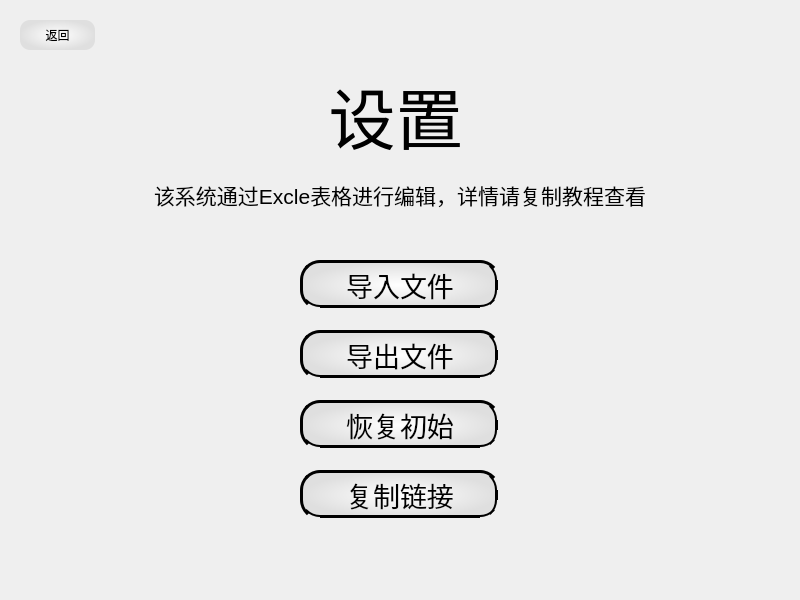
<?xml version="1.0" encoding="UTF-8"?>
<ui version="4.0">
 <class>configSetting</class>
 <widget class="QWidget" name="configSetting">
  <property name="geometry">
   <rect>
    <x>0</x>
    <y>0</y>
    <width>800</width>
    <height>600</height>
   </rect>
  </property>
  <property name="minimumSize">
   <size>
    <width>800</width>
    <height>600</height>
   </size>
  </property>
  <property name="maximumSize">
   <size>
    <width>800</width>
    <height>600</height>
   </size>
  </property>
  <property name="windowTitle">
   <string>成语竞猜-设置</string>
  </property>
  <property name="windowIcon">
   <iconset resource="Image/Image.qrc">
    <normaloff>:/icon/LD.jpg</normaloff>:/icon/LD.jpg</iconset>
  </property>
  <property name="styleSheet">
   <string notr="true">QWidget{
	border-radius:20px;
	border-width: 5px;
}</string>
  </property>
  <widget class="QLabel" name="label">
   <property name="geometry">
    <rect>
     <x>180</x>
     <y>70</y>
     <width>431</width>
     <height>91</height>
    </rect>
   </property>
   <property name="font">
    <font>
     <pointsize>50</pointsize>
    </font>
   </property>
   <property name="text">
    <string>设置</string>
   </property>
   <property name="alignment">
    <set>Qt::AlignCenter</set>
   </property>
  </widget>
  <widget class="QLabel" name="label_2">
   <property name="geometry">
    <rect>
     <x>50</x>
     <y>170</y>
     <width>700</width>
     <height>50</height>
    </rect>
   </property>
   <property name="font">
    <font>
     <pointsize>16</pointsize>
    </font>
   </property>
   <property name="text">
    <string>该系统通过Excle表格进行编辑，详情请复制教程查看</string>
   </property>
   <property name="alignment">
    <set>Qt::AlignCenter</set>
   </property>
  </widget>
  <widget class="QPushButton" name="inputExcle">
   <property name="geometry">
    <rect>
     <x>300</x>
     <y>260</y>
     <width>200</width>
     <height>50</height>
    </rect>
   </property>
   <property name="font">
    <font>
     <pointsize>20</pointsize>
    </font>
   </property>
   <property name="styleSheet">
    <string notr="true">QPushButton:hover
{

	background-color:qradialgradient(spread:pad, cx:0.5, cy:0.5, radius:0.5, fx:0.493818, fy:0.511, stop:0 rgba(255, 255, 255, 255), stop:1 rgba(221, 255, 253, 255))
}
QPushButton
{
	background-color:qradialgradient(spread:pad, cx:0.5, cy:0.5, radius:0.5, fx:0.494, fy:0.5, stop:0 rgba(255, 255, 255, 255), stop:1 rgba(223, 223, 223, 255));
	border-style :ridge;
}</string>
   </property>
   <property name="text">
    <string>导入文件</string>
   </property>
  </widget>
  <widget class="QPushButton" name="outputExcle">
   <property name="geometry">
    <rect>
     <x>300</x>
     <y>330</y>
     <width>200</width>
     <height>50</height>
    </rect>
   </property>
   <property name="font">
    <font>
     <pointsize>20</pointsize>
    </font>
   </property>
   <property name="styleSheet">
    <string notr="true">QPushButton:hover
{

	background-color:qradialgradient(spread:pad, cx:0.5, cy:0.5, radius:0.5, fx:0.493818, fy:0.511, stop:0 rgba(255, 255, 255, 255), stop:1 rgba(221, 255, 253, 255))
}
QPushButton
{
	background-color:qradialgradient(spread:pad, cx:0.5, cy:0.5, radius:0.5, fx:0.494, fy:0.5, stop:0 rgba(255, 255, 255, 255), stop:1 rgba(223, 223, 223, 255));
	border-style :ridge;
}</string>
   </property>
   <property name="text">
    <string>导出文件</string>
   </property>
  </widget>
  <widget class="QPushButton" name="copy">
   <property name="geometry">
    <rect>
     <x>300</x>
     <y>470</y>
     <width>200</width>
     <height>50</height>
    </rect>
   </property>
   <property name="font">
    <font>
     <pointsize>20</pointsize>
    </font>
   </property>
   <property name="styleSheet">
    <string notr="true">QPushButton:hover
{

	background-color:qradialgradient(spread:pad, cx:0.5, cy:0.5, radius:0.5, fx:0.493818, fy:0.511, stop:0 rgba(255, 255, 255, 255), stop:1 rgba(221, 255, 253, 255))
}
QPushButton
{
	background-color:qradialgradient(spread:pad, cx:0.5, cy:0.5, radius:0.5, fx:0.494, fy:0.5, stop:0 rgba(255, 255, 255, 255), stop:1 rgba(223, 223, 223, 255));
	border-style :ridge;
}</string>
   </property>
   <property name="text">
    <string>复制链接</string>
   </property>
  </widget>
  <widget class="QPushButton" name="backBtn">
   <property name="geometry">
    <rect>
     <x>20</x>
     <y>20</y>
     <width>75</width>
     <height>30</height>
    </rect>
   </property>
   <property name="styleSheet">
    <string notr="true">QPushButton:hover
{

	background-color:qradialgradient(spread:pad, cx:0.5, cy:0.5, radius:0.5, fx:0.493818, fy:0.511, stop:0 rgba(255, 255, 255, 255), stop:1 rgba(221, 255, 253, 255))
}
QPushButton
{
	background-color:qradialgradient(spread:pad, cx:0.5, cy:0.5, radius:0.5, fx:0.494, fy:0.5, stop:0 rgba(255, 255, 255, 255), stop:1 rgba(223, 223, 223, 255));
	border-width: 5px;	
	border-radius:10px;
}</string>
   </property>
   <property name="text">
    <string>返回</string>
   </property>
  </widget>
  <widget class="QPushButton" name="origin">
   <property name="geometry">
    <rect>
     <x>300</x>
     <y>400</y>
     <width>200</width>
     <height>50</height>
    </rect>
   </property>
   <property name="font">
    <font>
     <pointsize>20</pointsize>
    </font>
   </property>
   <property name="styleSheet">
    <string notr="true">QPushButton:hover
{

	background-color:qradialgradient(spread:pad, cx:0.5, cy:0.5, radius:0.5, fx:0.493818, fy:0.511, stop:0 rgba(255, 255, 255, 255), stop:1 rgba(221, 255, 253, 255))
}
QPushButton
{
	background-color:qradialgradient(spread:pad, cx:0.5, cy:0.5, radius:0.5, fx:0.494, fy:0.5, stop:0 rgba(255, 255, 255, 255), stop:1 rgba(223, 223, 223, 255));
	border-style :ridge;
}</string>
   </property>
   <property name="text">
    <string>恢复初始</string>
   </property>
  </widget>
 </widget>
 <resources>
  <include location="Image/Image.qrc"/>
 </resources>
 <connections/>
</ui>
